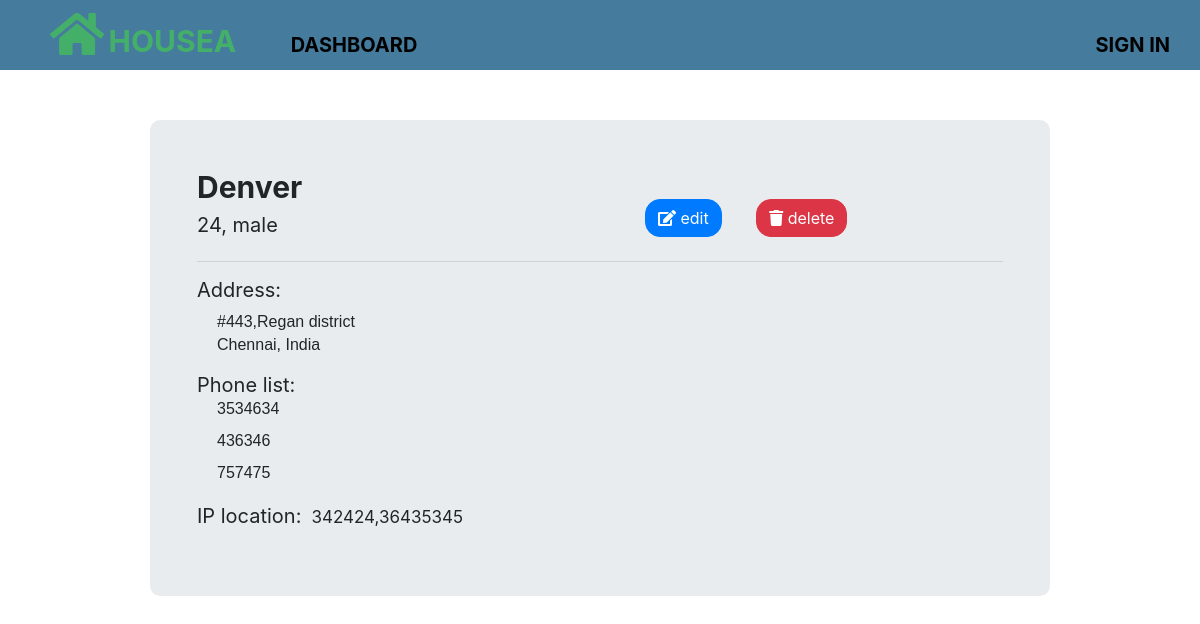
The app's page /tenant/123/denver/ with its own data.
### housea/models.py (models this page shows, shortened)
class Tenant(models.Model):
    GENDER_CHOICE={
        ('male','Male'), ('female','Female')
    }
    name = models.CharField(max_length=40,unique=True)
    age = models.CharField(max_length=2)
    gender = models.CharField(max_length=20, choices=GENDER_CHOICE, default= 'male' )
    slug = models.SlugField(max_length=60)
    mobile_1 = models.CharField(max_length=12,unique=True)
    mobile_2 = models.CharField(max_length=12,unique=True)
    mobile_3 = models.CharField(max_length=12,unique=True)
    address = models.TextField(max_length=200)
    city = models.CharField(max_length=30)
    country = models.CharField(max_length = 30)
    created_on = models.DateTimeField(default = timezone.now)
    location = GeopositionField()

### housea/views.py (the view)
# urls.py: path('tenant/<int:id>/<str:slug>/',views.TenantDetail.as_view(),name='tenant-detail'),
class TenantDetail(DetailView):
    model = Tenant

### housea/templates/housea/tenant_detail.html
{% extends 'housea/base.html' %}
{% block content %}
  <div class="jumbotron" id="detail-jumb">
    <div class="container">
      <div class="row">
        <div class="col">
          <h3>{{ object.name|capfirst }}</h3>
          <h5>{{ object.age }}, {{ object.gender }}</h5>
        </div>
        <div class="col ml-auto" id="detail-btns">
          <a class="btn btn-primary" href="{% url 'tenant-edit' object.id object.slug %}"><i class="fas fa-edit"></i> edit</a>
          <a  class="btn btn-danger" href="{% url 'tenant-delete' object.id object.slug %}"><i class="fas fa-trash"></i> delete</a>
        </div>
      </div>
      <hr>
      <div id="detail-address">
        <h5>Address:</h5>
        <p>{{ object.address }}</p>
        <p id="address-p">{{ object.city }}, {{ object.country }}</p>
      </div>
      <h5>Phone list:</h5>
      <p id="detail-phone-num">{{ object.mobile_1 }}</p>
      <p id="detail-phone-num">{{ object.mobile_2 }}</p>
      <p id="detail-phone-num">{{ object.mobile_3 }}</p>
      <div id="detail-ip">
        <p>IP location:<span>{{ object.location }}</span></p>
      </div>
    </div>
  </div>
{% endblock %}

### housea/static/housea/main.css (style rules this page uses)
body { margin: 0; padding: 0; }
#detail-jumb { margin:50px 300px; border-radius:10px; }
#detail-jumb .container { margin:-15px 0px; }
#detail-jumb .container h3 { font-size: 30px; font-weight:700; }
#detail-jumb .container h5 { font-size: 20px; font-weight:400; }
#detail-address h5 { font-size: 10px; }
#detail-address p { margin-left: 20px; font-family: sans-serif; }
#address-p { margin-top: -17px; }
#detail-phone-num { margin-top: -8px; margin-left: 20px; font-family: sans-serif; }
#detail-ip p { font-size:20px; font-weight: 400; }
#detail-ip p span { margin-left: 10px; font-size: 17px; }
#detail-btns a { margin-bottom: -70px; margin-left: 30px; border-radius: 15px; }
@media only screen and (max-width:1200px) { #detail-jumb { margin:50px 150px; } }

### records on screen
Tenant: name "Denver", age "24", gender "male", address "#443,Regan district", city "Chennai", country "India", mobile_1 "3534634", mobile_2 "436346", mobile_3 "757475", location "342424,36435345"
